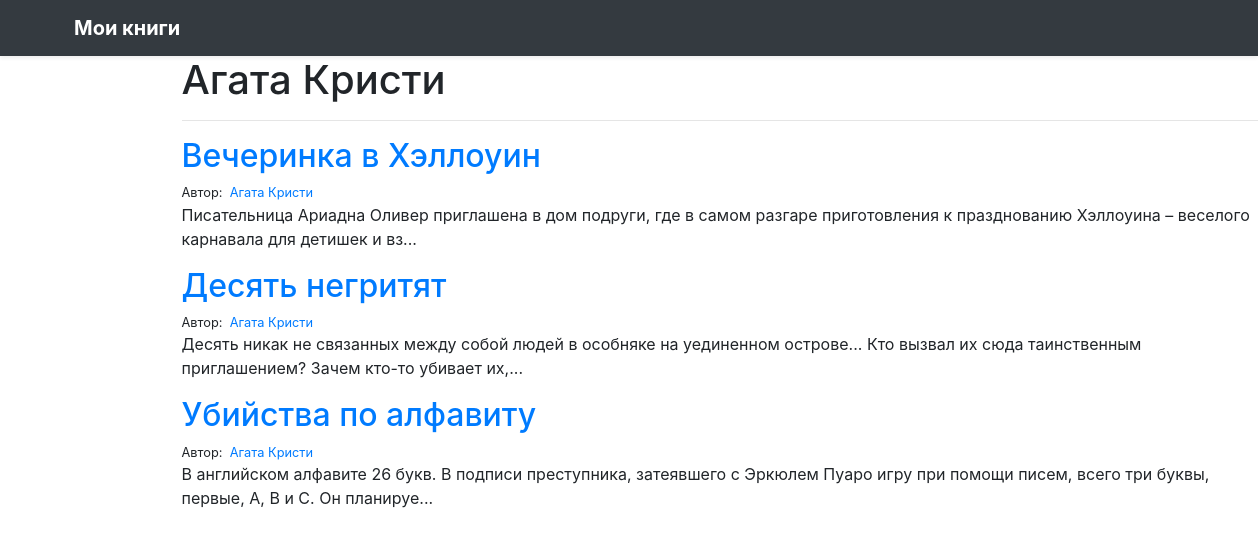
/Агата Кристи/, run on the app's committed database.
### books/models.py (models this page shows, shortened)
class Author(models.Model):
    name = models.CharField(max_length=60)
    def __str__(self):
        return self.name

class Book(models.Model):
    title = models.CharField(max_length=100)
    description = models.TextField()
    author = models.ForeignKey('Author', on_delete=models.CASCADE)
    publishing_house = models.CharField(max_length=60)
    year_of_publication = models.IntegerField()
    pages = models.IntegerField()
    binding = models.CharField(max_length=60)
    weight = models.CharField(max_length=6)
    age_restrictions = models.CharField(max_length=3)
    image = models.FileField(upload_to='img/')

### books/views.py (the view)
# urls.py: path('<author>/', views.book_author, name='book_author'),
def book_author(request, author):
    books = Book.objects.filter(
        author__name__contains=author
    )
    context = {
        'author': author,
        'books': books,
    }
    return render(request, 'books/book_author.html', context)

### books/templates/books/book_author.html
{% extends 'library/base.html' %}
{% block page_content %}
<div class="col-md-12 offset-md-1">
    <h1>{{ author | title }}</h1>
    <hr>
    {% for book in books %}
      <h2><a href="{% url 'book_detail' book.pk %}">{{ book.title }}</a> </h2>
      <small>
          Автор:&nbsp;
          <a href="{% url 'book_author' book.author %}">
              {{ book.author }}
          </a>&nbsp;
      </small>
      <p>{{ book.description | slice:':150' }}...</p>
    {% endfor %}
</div>
{% endblock %}

### data on the page
Author: name "Агата Кристи"
Book: title "Вечеринка в Хэллоуин", author "Агата Кристи", description "Писательница Ариадна Оливер приглашена в дом подруги, где в самом разгаре приготовления к празднованию Хэллоуина – веселого карнавала для детишек и вз"
Book: title "Десять негритят", author "Агата Кристи", description "Десять никак не связанных между собой людей в особняке на уединенном острове... Кто вызвал их сюда таинственным приглашением? Зачем кто-то убивает их,"
Book: title "Убийства по алфавиту", author "Агата Кристи", description "В английском алфавите 26 букв. В подписи преступника, затеявшего с Эркюлем Пуаро игру при помощи писем, всего три буквы, первые, А, B и С. Он планируе"
